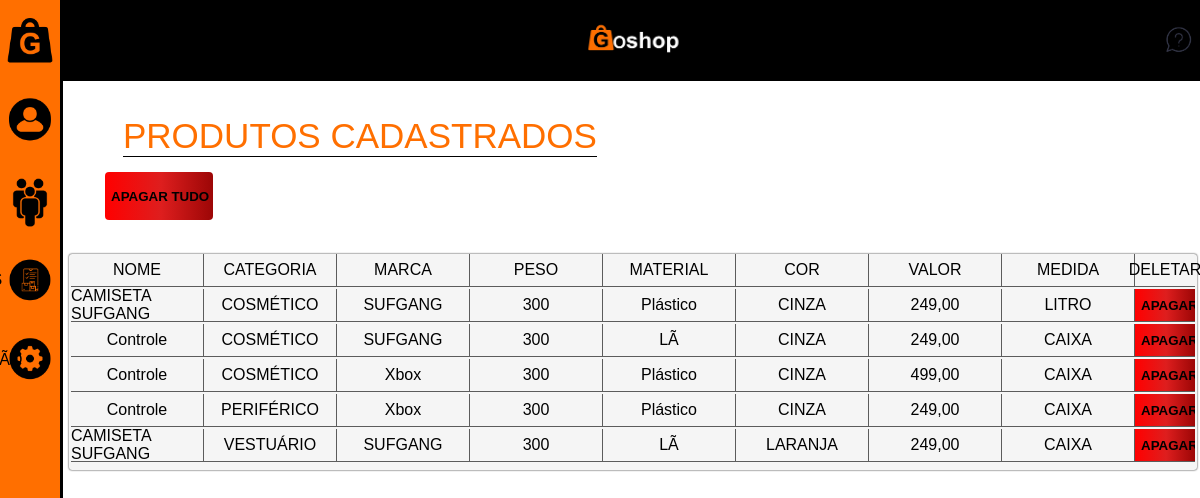
/produtos-cadastrados.php, run on an earlier commit of the app's database.
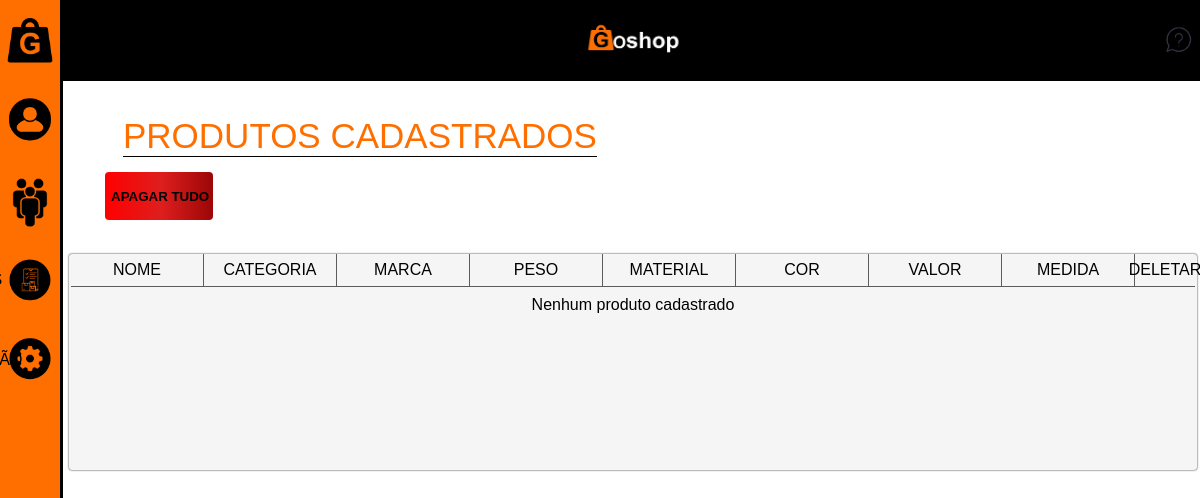
And on a later commit of the database.
### tables this page shows
CREATE TABLE `produtos` (
  `id` int(11) NOT NULL,
  `nome_produto` varchar(255) DEFAULT NULL,
  `categoria_produto` enum('PERIFÉRICO','COSMÉTICO','VESTUÁRIO') DEFAULT NULL,
  `marca_produto` varchar(255) DEFAULT NULL,
  `peso_produto` varchar(50) DEFAULT NULL,
  `material_produto` varchar(255) DEFAULT NULL,
  `cor_produto` enum('PRETO','BRANCO','PRATA','AZUL','VERMELHO','VERDE','ROSA','ROXO','AMARELO','LARANJA','CINZA','CIANO') DEFAULT NULL,
  `preco_venda` decimal(10,2) DEFAULT NULL,
  `unidade_medida` enum('UNIDADE','CAIXA','LITRO','QUILO') DEFAULT NULL,
  `garantia_produto` enum('3 MESES','6 MESES','1 ANO','1,5 ANO','2 ANOS','3 ANOS') DEFAULT NULL,
  `descricao_produto` text DEFAULT NULL,
  `img_produto` varchar(255) DEFAULT NULL
);

### php/mostrar-todos-produtos-cadastrados.php (the view, shortened to what this page needs)
<?php
$servername = "localhost";
$username = "root";
$password = "";
$dbname = "ECOMMERCE_PROJECT";
$conn = new mysqli($servername, $username, $password, $dbname);
$sql = "SELECT id, nome_produto, categoria_produto, marca_produto, peso_produto, material_produto, cor_produto, preco_venda, unidade_medida
        FROM produtos
        ORDER BY id DESC";
$result = $conn->query($sql);
if ($result->num_rows > 0) {
    while($row = $result->fetch_assoc()) {
        echo '<div class="coluna-informacao">';
        echo '<div class="informacoes-produtos-cadastrados"><p>' . $row['nome_produto'] . '</p></div>';
        echo '<div class="informacoes-produtos-cadastrados"><p>' . $row['categoria_produto'] . '</p></div>';
        echo '<div class="informacoes-produtos-cadastrados"><p>' . $row['marca_produto'] . '</p></div>';
        echo '<div class="informacoes-produtos-cadastrados"><p>' . $row['peso_produto'] . '</p></div>';
        echo '<div class="informacoes-produtos-cadastrados"><p>' . $row['material_produto'] . '</p></div>';
        echo '<div class="informacoes-produtos-cadastrados"><p>' . $row['cor_produto'] . '</p></div>';
        echo '<div class="informacoes-produtos-cadastrados"><p>' . number_format($row['preco_venda'], 2, ',', '.') . '</p></div>';
        echo '<div class="informacoes-produtos-cadastrados"><p>' . $row['unidade_medida'] . '</p></div>';
        echo '<div class="informacoes-produtos-cadastrados" style="border-right: none; width:5vw;">';
        echo '<form action="" method="post" style="display:inline;">
                <input type="hidden" name="product_id" value="' . $row['id'] . '">
                <input type="submit" value="APAGAR" class="apagar-produto-button">
              </form>';
        echo '</div>';
        echo '</div>';
    }
} else {
    echo '<div class="informacoes-produtos-cadastrados" colspan="8" style="width:100%; border:none;"><p>Nenhum produto cadastrado</p></div>';
}
?>

### produtos-cadastrados.php (shortened to what this page needs)
<!DOCTYPE html>
<html lang="pt-br">
    <head>
        <link rel="stylesheet" href="css/cadastrar-produto.css"/>
        <link id="base-stylesheet" rel="stylesheet" href="css/base.css"/>
        <link id="nightmode-stylesheet" rel="stylesheet" href="css/modonoturno.css" disabled/>
        <link rel="stylesheet" href="css/responsividade.css"/>
    </head>
    <body>
        <div class="menu-vertical">
            <div class="logo">
                <div class="logo-empresa"></div>
            </div>
            <div class="perfil">
                <a href="perfil.html"><div class="logo-perfil"></div></a>
            </div>
            <div class="sobrenos">
                <a href="quemsomos.html"><div class="logo-sobrenos"></div></a>
            </div>
            <div class="produtos">
                <div class="titulo-produtos">
                    <p>PRODUTOS</p>
                </div>
                <div class="logo-produtos"></div>
            </div>
            <div class="configuracao">
                <div class="titulo-configuracao">
                    <p>CONFIGURAÇÃO</p>
                </div>
                <div class="logo-configuracao"></div>
            </div>
        </div>
        <div class="container-principal">
            <div class="menu-horizontal">
                <div class="preenchimento-menu"></div>
                <div class="logo-menuhorizontal">
                    <div class="logo-detalhe"></div>
                </div>
                <div class="ajuda-menuhorizontal">
                    <div class="ajuda-logo"></div>
                </div>
            </div>
            <div class="base-info">
            <div class="modulo-base-info" style="width:85vw; justify-content: left; align-items: flex-start;">
                <p class="p-conteudo-site" style="border-bottom:1px solid black;">PRODUTOS CADASTRADOS</p>
            </div>
            <form id="clearTableForm" action="php/clear-table.php" method="post">
                    <input type="submit" value="APAGAR TUDO" class="apagar-produtos-button"/>
            </form>
            </div>
            <div class="tabela-produtos-cadastrados" style="position: relative; left: -8vw; top:-35vh;">
                <div class="coluna-titulos">
                    <div class="titulos-produtos-cadastrados"><p>NOME</p></div>
                    <div class="titulos-produtos-cadastrados"><p>CATEGORIA</p></div>
                    <div class="titulos-produtos-cadastrados"><p>MARCA</p></div>
                    <div class="titulos-produtos-cadastrados"><p>PESO</p></div>
                    <div class="titulos-produtos-cadastrados"><p>MATERIAL</p></div>
                    <div class="titulos-produtos-cadastrados"><p>COR</p></div>
                    <div class="titulos-produtos-cadastrados"><p>VALOR</p></div>
                    <div class="titulos-produtos-cadastrados"><p>MEDIDA</p></div>
                    <div class="titulos-produtos-cadastrados" style="border-right: none; width:5vw;"><p>DELETAR</p></div>
                </div>
                <div class="coluna-informacoes">
                    <?php include 'php/mostrar-todos-produtos-cadastrados.php'; ?>
                </div>
            </div>
            </div>
    </body>
</html>

### css/cadastrar-produto.css (style rules this page uses)
:root { --colorprimaria: #000000; --colorsecundaria: #FF6F00; --colorterciaria: #FFEB3B ; --colorFundoText: #f5f5f5; --colorText: #ffffff; }
.tabela-produtos-cadastrados { width: 94vw; height: auto; min-height: 27vh; margin-bottom: 50px; display: flex; flex-direction: column; justify-content: flex-start; align-items: center; border-radius: 3px; background-color: var(--colorFundoText); box-shadow: 0 0 2px var(--colorprimaria); }
.coluna-titulos { display: flex; flex-direction: row; justify-content: center; align-items: center; }
.titulos-produtos-cadastrados { width: 11vw; height: 4vh; display: flex; justify-content: center; align-items: center; border-right: 1px solid rgb(92, 92, 92); border-bottom: 1px solid rgb(92, 92, 92); }
.informacoes-produtos-cadastrados { margin-top: 2px; width: 11vw; height: 4vh; display: flex; justify-content: center; align-items: center; border-right: 1px solid rgb(92, 92, 92); border-bottom: 1px solid rgb(92, 92, 92); }
.apagar-produtos-button { display: block; width: 9vw; height: 6vh; margin-top: -2.5vh; margin-left: -44vw; border-radius: 4px; cursor: pointer; border: none; font-weight:bold; background: rgb(156,6,6); background: linear-gradient(270deg, rgba(156,6,6,1) 0%, rgba(222,30,30,1) 48%, rgba(255,0,0,1) 100%); transition: 1s; }
.coluna-informacao { display: flex; flex-direction: row; justify-content: center; align-items: center; }
.apagar-produto-button { display: block; width: 5vw; height: 4vh; cursor: pointer; border: none; font-weight:bold; background: rgb(156,6,6); background: linear-gradient(270deg, rgba(156,6,6,1) 0%, rgba(222,30,30,1) 48%, rgba(255,0,0,1) 100%); transition: 1s; }

What changed in the data, as far as the page shows it:
removed produtos: nome_produto "CAMISETA SUFGANG", categoria_produto "COSMÉTICO", marca_produto "SUFGANG", peso_produto "300", material_produto "Plástico", cor_produto "CINZA", preco_venda "249,00", unidade_medida "LITRO"
removed produtos: nome_produto "Controle", categoria_produto "COSMÉTICO", marca_produto "SUFGANG", peso_produto "300", material_produto "LÃ", cor_produto "CINZA", preco_venda "249,00", unidade_medida "CAIXA"
removed produtos: nome_produto "Controle", categoria_produto "COSMÉTICO", marca_produto "Xbox", peso_produto "300", material_produto "Plástico", cor_produto "CINZA", preco_venda "499,00", unidade_medida "CAIXA"
removed produtos: nome_produto "Controle", categoria_produto "PERIFÉRICO", marca_produto "Xbox", peso_produto "300", material_produto "Plástico", cor_produto "CINZA", preco_venda "249,00", unidade_medida "CAIXA"
removed produtos: nome_produto "CAMISETA SUFGANG", categoria_produto "VESTUÁRIO", marca_produto "SUFGANG", peso_produto "300", material_produto "LÃ", cor_produto "LARANJA", preco_venda "249,00", unidade_medida "CAIXA"
Also different on the page:
text now shown: "Nenhum produto cadastrado"
